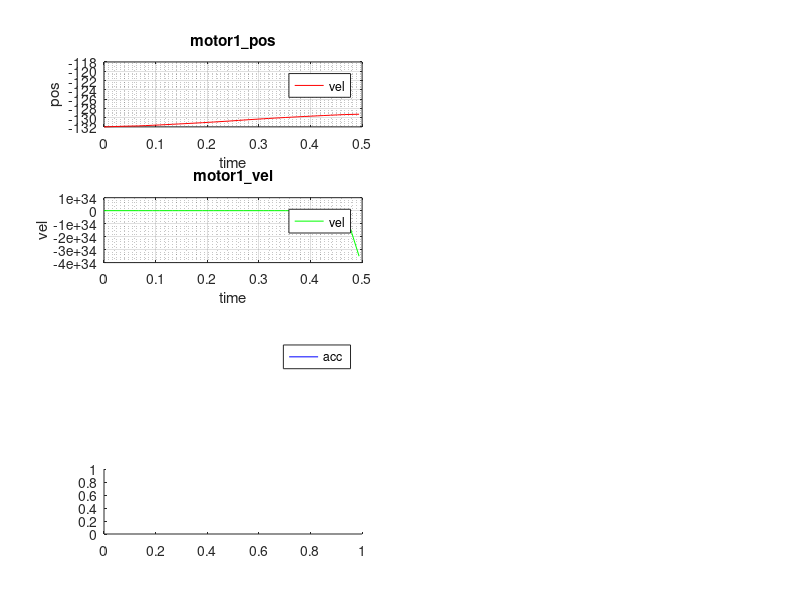

This figure's MATLAB source: (Note: this script raises an error after producing the figure.)
clf;clear;close all; clc;
deg2rad=pi/180;
rad2deg=180/pi;
 P1 = 1.0602, P2 = 0.2433, P3 = 0.2438, Jm1 = 0.6496;

 mp=1;%payload=1
L1=0.225;L2=0.275;
 P1 = 1.0602+mp*L1^2 , P2 = 0.2433+mp*L2^2 , P3 = 0.2438, Jm1 = 0.6496;

 q1=-132*deg2rad;
 q2=-79*deg2rad;
 h1=P1-Jm1+P2+2*cos(q2)*P3;
 h2=P2+cos(q2)*P3;
 m1=P2+cos(q2)*P3;
 m2=P2;
 A=[h1,m1;h2,m2];
 Q=[q1,q2]
 dQ=[14*deg2rad,44*deg2rad]';
 A*dQ
 p1_theta1=-132*deg2rad; p1_theta2=-79*deg2rad;
  p2_theta1=-118*deg2rad; p2_theta2=-35*deg2rad;
 L1=0.225;L2=0.275;
p1_x=cos(p1_theta1+p1_theta2)*L2+cos(p1_theta1)*L1;
p1_y=sin(p1_theta1+p1_theta2)*L2+sin(p1_theta1)*L1;

p2_x=cos(p2_theta1+p2_theta2)*L2+cos(p2_theta1)*L1;
p2_y=sin(p2_theta1+p2_theta2)*L2+sin(p2_theta1)*L1;

dis_pt=sqrt((p1_x-p2_x)^2+(p1_y-p2_y)^2);
% P1+P2+2*P3*cos(q2)
% P2+P3*cos(q2)



load('Test.txt')

A1_pos=14*Test(:,3)-132;
A2_pos=44*Test(:,3)-79;
A1_vel=14*Test(:,2)*deg2rad;
A2_vel=44*Test(:,2)*deg2rad;
A1_acc=14*Test(:,1)*deg2rad;
A2_acc=44*Test(:,1)*deg2rad;
T=Test(:,4);

%  P1 = 1.0602, P2 = 0.2433, P3 = 0.2438, Jm1 = 0.6496;

ddq1 = A1_acc;
ddq2 = A2_acc;
dq1 = A1_vel;
dq2 = A2_vel;
q1 = A1_pos*deg2rad;
q2 = A2_pos*deg2rad;
for i=1:61
    tau1(i) = (P1 - Jm1)*ddq1(i) + P2*(ddq1(i) + ddq2(i)) + P3*((2 * ddq1(i) + ddq2(i))*cos(q2(i)) - (dq2(i)*dq2(i) + 2 * dq1(i)*dq2(i))*sin(q2(i)));
    tau2(i) = P2*(ddq1(i) + ddq2(i)) + P3*(ddq1(i)*cos(q2(i))+dq1(i)*dq1(i)*sin(q2(i)));
end



figure(1)
subplot(4,2,1);
plot(T,A1_pos,'r');
legend('vel');
xlabel('time');
ylabel('pos');
title('motor1\_pos');
grid on;
grid minor;

subplot(4,2,3);
plot(T,A1_vel*rad2deg,'g');
legend('vel');
xlabel('time');
ylabel('vel');
title('motor1\_vel');
grid on;
grid minor;

subplot(4,2,5);
plot(T,A1_acc*rad2deg,'b');
legend('acc');
xlabel('time');
ylabel('acc');
title('motor1\_acc');
grid on;
grid minor;

subplot(4,2,7);
plot(T,tau1,'b');
legend('trq');
xlabel('time');
ylabel('trq');
title('motor1\_trq');
grid on;
grid minor;

subplot(4,2,2);
plot(T,A2_pos,'r');
legend('vel');
xlabel('time');
ylabel('pos');
title('motor2\_pos');
grid on;
grid minor;

subplot(4,2,4);
plot(T,A2_vel*rad2deg,'g');
legend('vel');
xlabel('time');
ylabel('vel');
title('motor2\_vel');
grid on;
grid minor;


subplot(4,2,6);
plot(T,A2_acc*rad2deg,'b');
legend('acc');
xlabel('time');
ylabel('acc');
title('motor2\_acc');
grid on;
grid minor;

subplot(4,2,8);
plot(T,tau2,'b');
legend('trq');
xlabel('time');
ylabel('trq');
title('motor2\_trq');
grid on;
grid minor;
spline
